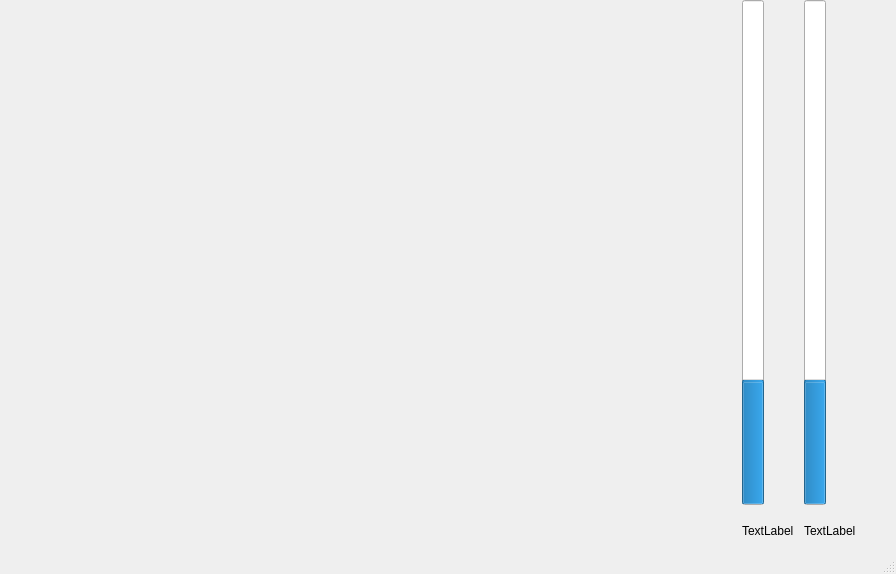
<?xml version="1.0" encoding="UTF-8"?>
<ui version="4.0">
 <class>MainWindow</class>
 <widget class="QMainWindow" name="MainWindow">
  <property name="geometry">
   <rect>
    <x>0</x>
    <y>0</y>
    <width>896</width>
    <height>574</height>
   </rect>
  </property>
  <property name="windowTitle">
   <string>JAXA Leader Secondary UI</string>
  </property>
  <widget class="QWidget" name="centralwidget">
   <widget class="QWidget" name="gridLayoutWidget">
    <property name="geometry">
     <rect>
      <x>0</x>
      <y>0</y>
      <width>856</width>
      <height>551</height>
     </rect>
    </property>
    <layout class="QGridLayout" name="mainGridLayout">
     <item row="0" column="1">
      <widget class="QWidget" name="videoParentWidget" native="true">
       <property name="minimumSize">
        <size>
         <width>640</width>
         <height>360</height>
        </size>
       </property>
       <property name="maximumSize">
        <size>
         <width>1920</width>
         <height>1080</height>
        </size>
       </property>
      </widget>
     </item>
     <item row="0" column="3">
      <layout class="QGridLayout" name="metaInfoGridLayout">
       <property name="sizeConstraint">
        <enum>QLayout::SetDefaultConstraint</enum>
       </property>
       <property name="horizontalSpacing">
        <number>10</number>
       </property>
       <item row="0" column="0">
        <widget class="QProgressBar" name="progressBar">
         <property name="enabled">
          <bool>true</bool>
         </property>
         <property name="value">
          <number>24</number>
         </property>
         <property name="alignment">
          <set>Qt::AlignCenter</set>
         </property>
         <property name="orientation">
          <enum>Qt::Vertical</enum>
         </property>
        </widget>
       </item>
       <item row="2" column="1">
        <widget class="QLabel" name="label_2">
         <property name="minimumSize">
          <size>
           <width>0</width>
           <height>40</height>
          </size>
         </property>
         <property name="text">
          <string>TextLabel</string>
         </property>
        </widget>
       </item>
       <item row="0" column="1">
        <widget class="QProgressBar" name="progressBar_2">
         <property name="value">
          <number>24</number>
         </property>
         <property name="orientation">
          <enum>Qt::Vertical</enum>
         </property>
        </widget>
       </item>
       <item row="2" column="0">
        <widget class="QLabel" name="label">
         <property name="minimumSize">
          <size>
           <width>0</width>
           <height>40</height>
          </size>
         </property>
         <property name="text">
          <string>TextLabel</string>
         </property>
        </widget>
       </item>
      </layout>
     </item>
    </layout>
   </widget>
  </widget>
  <widget class="QStatusBar" name="statusbar"/>
 </widget>
 <resources/>
 <connections/>
</ui>
